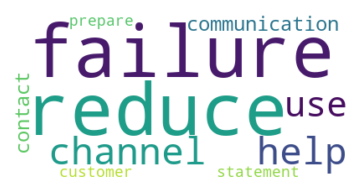
#> input picture visualizations/word-clouds/topic_Cluster 0.png, 363 x 196 px; its folder holds 4 pictures in this run
$ jupyter execute --allow-errors cluster-visualization.ipynb
#> lines starting #> are read from the running program, lines starting #| are printed output that depends on the picture
[cell 1]
from umap import UMAP
import umap.plot
import matplotlib.pyplot as plt
import numpy as np

import pandas as pd
from sklearn.cluster import AgglomerativeClustering, KMeans, AffinityPropagation
from scripts.embeddings.preprocessing import prepare_sentences
from scripts.embeddings.sbert import create_embedding
from wordcloud import WordCloud

# Cluster Visualization with UMAP

#> (a cell that did not finish here is left out)

#> (a cell that did not finish here is left out)

#> (a cell that did not finish here is left out)

Uses umap's internal visualization tools to compare how the labels performed visually in umap's two-dimensional transformation.

#> (a cell that did not finish here is left out)

# Cluster Exploration (Word Cloud)

[cell 6]
import pandas as pd
from sklearn.datasets import fetch_20newsgroups
from sklearn.feature_extraction.text import CountVectorizer
from scripts.embeddings.cTFIDF.ctfidf import CTFIDFVectorizer

# Get data
#> (the rest of this cell did not finish here and is left out)

#> (a cell that did not finish here is left out)

#> (a cell that did not finish here is left out)

Print wordcloud of each cluster into folder 'visualizations/word-clouds'

#> (a cell that did not finish here is left out)

Put all wordclouds into a subplot (very small images)

[cell 10]
import cv2
from matplotlib import pyplot as plt

# create figure
fig = plt.figure(figsize=(10, 7))

# setting values to rows and column variables
rows = 2
columns = 4

# reading images
Image1 = cv2.imread('visualizations/word-clouds/topic_Cluster 0.png')
#> Image1 is the input picture: shape (196, 363, 3); mean B, G, R 234.4, 231.6, 224.4
Image2 = cv2.imread('visualizations/word-clouds/topic_Cluster 1.png')
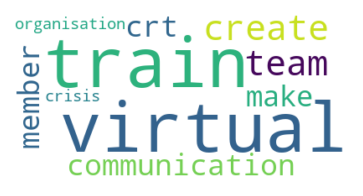
#> input picture visualizations/word-clouds/topic_Cluster 1.png, 363 x 196 px
#> Image2 is the input picture: shape (196, 363, 3); mean B, G, R 236, 239.2, 229.2
Image3 = cv2.imread('visualizations/word-clouds/topic_Cluster 2.png')
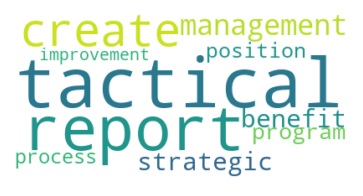
#> input picture visualizations/word-clouds/topic_Cluster 2.png, 363 x 196 px
#> Image3 is the input picture: shape (196, 363, 3); mean B, G, R 233.4, 239.7, 227.1
Image4 = cv2.imread('visualizations/word-clouds/topic_Cluster 3.png')
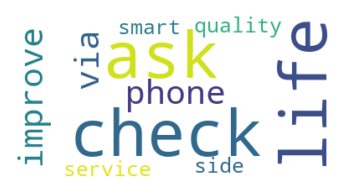
#> input picture visualizations/word-clouds/topic_Cluster 3.png, 363 x 196 px
#> Image4 is the input picture: shape (196, 363, 3); mean B, G, R 238.6, 239.8, 234.9
Image5 = cv2.imread('visualizations/word-clouds/topic_Cluster 4.png')
Image6 = cv2.imread('visualizations/word-clouds/topic_Cluster 5.png')
Image7 = cv2.imread('visualizations/word-clouds/topic_Cluster 6.png')

# Adds a subplot at the 1st position
fig.add_subplot(rows, columns, 1)

# showing image
plt.imshow(Image1)
plt.axis('off')
plt.title("First")

# Adds a subplot at the 2nd position
fig.add_subplot(rows, columns, 2)

# showing image
plt.imshow(Image2)
plt.axis('off')
plt.title("Second")

# Adds a subplot at the 3rd position
fig.add_subplot(rows, columns, 3)

# showing image
plt.imshow(Image3)
plt.axis('off')
plt.title("Third")

# Adds a subplot at the 4th position
fig.add_subplot(rows, columns, 4)

# showing image
plt.imshow(Image4)
plt.axis('off')
plt.title("Fourth")

# Adds a subplot at the 4th position
fig.add_subplot(rows, columns, 5)

# showing image
#> (the rest of this cell did not finish here and is left out)
